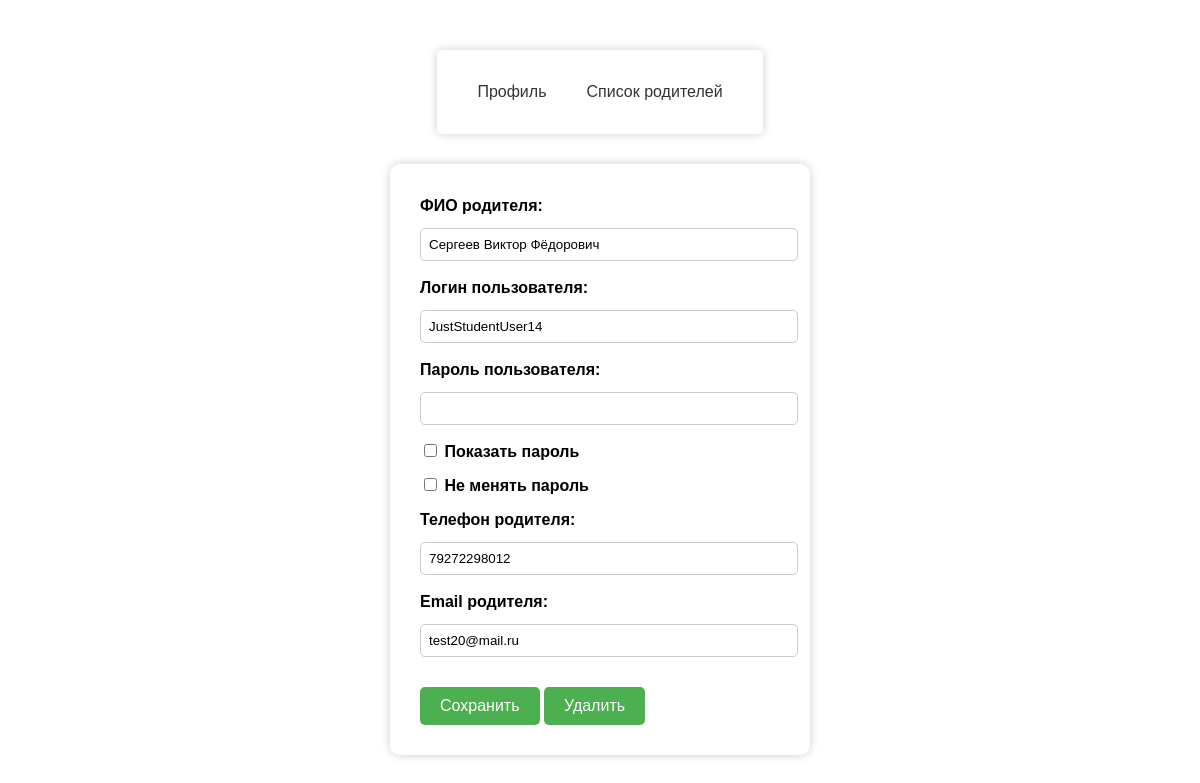
Page /src/users/students_parents/EditParentData.php?id=4 (signed in) on the committed database.
### tables this page shows
CREATE TABLE `parents` (
  `id` int(11) NOT NULL,
  `id_user` int(11) NOT NULL,
  `Fio` varchar(255) NOT NULL,
  `email` varchar(255) NOT NULL,
  `phone` varchar(20) NOT NULL
);

CREATE TABLE `users` (
  `id` int(11) NOT NULL,
  `role` enum('student','parent','teacher','admin') NOT NULL,
  `login` varchar(100) NOT NULL,
  `password` varchar(255) NOT NULL
);

### src/users/students_parents/EditParentData.php (the view, shortened to what this page needs)
<?php
require_once $_SERVER['DOCUMENT_ROOT']."/src/common/functions.php";
if(isset($_GET['id']))
{
    $id = $_GET['id'];
}
if(isset($id))
{
    $pdo = connect();
    $sql = "SELECT p.id, p.id_user ,p.Fio,p.email, p.phone, u.login, u.password
        FROM parents p
        LEFT JOIN users u ON p.id_user = u.id
        WHERE p.id=:id";
    $stmt = $pdo->prepare($sql);
    $stmt->execute(['id' => $id]);
    $row = $stmt->fetch();
}
if(isset($row))
{
    $fio = $row['Fio'];
    $email = $row['email'];
    $phone = $row['phone'];
    $login = $row['login'];
}
?>
<!DOCTYPE html>
<html>
<head>
</head>
<body>
<div class="wrapper">
    <main>
        <nav>
            <ul>
                <li><?php echo (profile()); ?></li>
                <li><a href="EditParent.php">Список родителей</a></li>
            </ul>
        </nav>
    </main>
    <form method="post">
            <label for="fio">ФИО родителя:</label>
            <input type="text" id="fio" name="Fio" required value="<?php if(isset($fio)) {echo $fio;} ?>">
            <label for="login">Логин пользователя:</label>
            <input type="text" id="login" name="login" required value="<?php if(isset($login)) {echo $login;} ?>">
            <label for="password">Пароль пользователя:</label>
            <input type="password" required id="password" name="password">
            <label><input type="checkbox" id="password-checkbox" class="password-checkbox" onclick="ShowPassword()"> Показать пароль</label>
            <label><input type="checkbox" id="password-change" name="password-change" value="1" class="password-change" onclick="PasswordChange()"> Не менять пароль</label>
        <label for="phone">Телефон родителя:</label>
        <input type="tel" id="phone" name="phone" required value="<?php if(isset($phone)) {echo $phone;} ?>">
        <label for="email">Email родителя:</label>
        <input type="email" id="email" name="email" required value="<?php if(isset($email)) {echo $email;} ?>">
        <div class="buttons">
        <input type="submit" name="save" value="Сохранить" </input>
        <input type="submit" name="delete" formnovalidate value="Удалить"</input>
        </div>
    </form>
</div>
</body>
</html>

### src/users/students_parents/EditParentData.php (style rules this page uses)
body { margin: 0; font-family: Arial, sans-serif; font-size: 16px; line-height: 1.5; }
.wrapper { display: flex; flex-direction: column; justify-content: flex-start; align-items: center; height: 90vh; }
form { display: flex; flex-direction: column; align-items: flex-start; background-color: #fff; padding: 30px; border-radius: 10px; box-shadow: 0 0 10px rgba(0, 0, 0, 0.2); margin-top: 30px; width:30vw; }
label { margin-bottom: 10px; font-weight: bold; }
input[type="text"], input[type="password"], input[type="tel"], input[type="email"], select { padding: 8px; border-radius: 5px; border: 1px solid #ccc; margin-bottom: 15px; width: 100%; }
main { display: flex; justify-content: center; align-items: center; margin-top: 50px; }
nav { background-color: #fff; border-radius: 5px; box-shadow: 0 0 10px rgba(0, 0, 0, 0.2); padding:20px; }
nav ul { display: flex; flex-wrap: wrap; justify-content: center; list-style: none; margin: 0; padding: 0; }
nav li { margin: 10px; }
nav a { color: #333; text-decoration: none; padding: 10px; border-radius: 5px; transition: background-color 0.3s ease; }
input[type="submit"] { background-color: #4CAF50; color: #fff; padding: 10px 20px; border: none; border-radius: 5px; cursor: pointer; font-size: 16px; margin-top: 15px; }
.buttons { flex-direction: row; }

### rows in the picture
parents: Fio "Сергеев Виктор Фёдорович", login "JustStudentUser14", phone "79272298012", email "test20@mail.ru"
